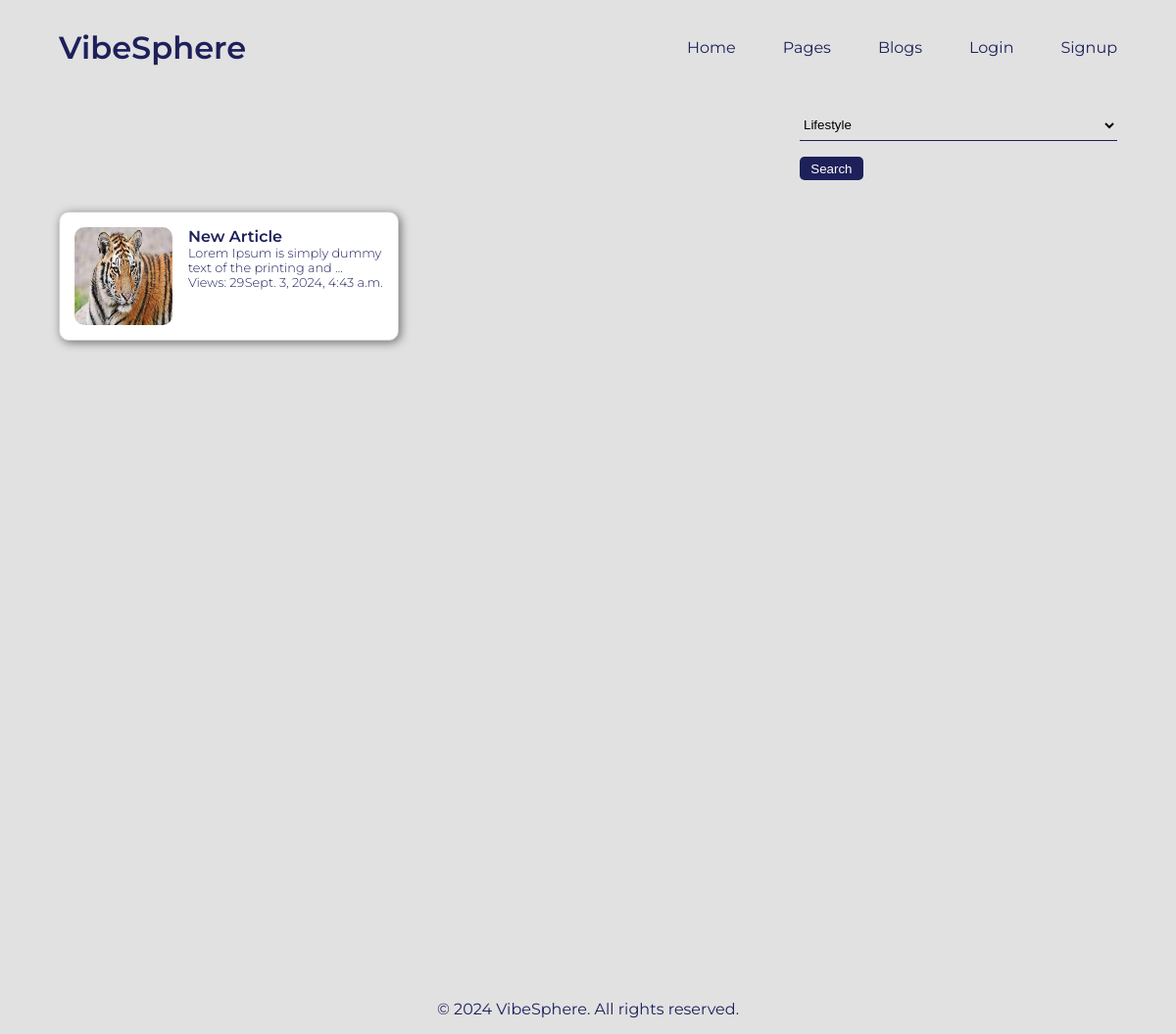
/articles/, run on an earlier commit of the app's database.
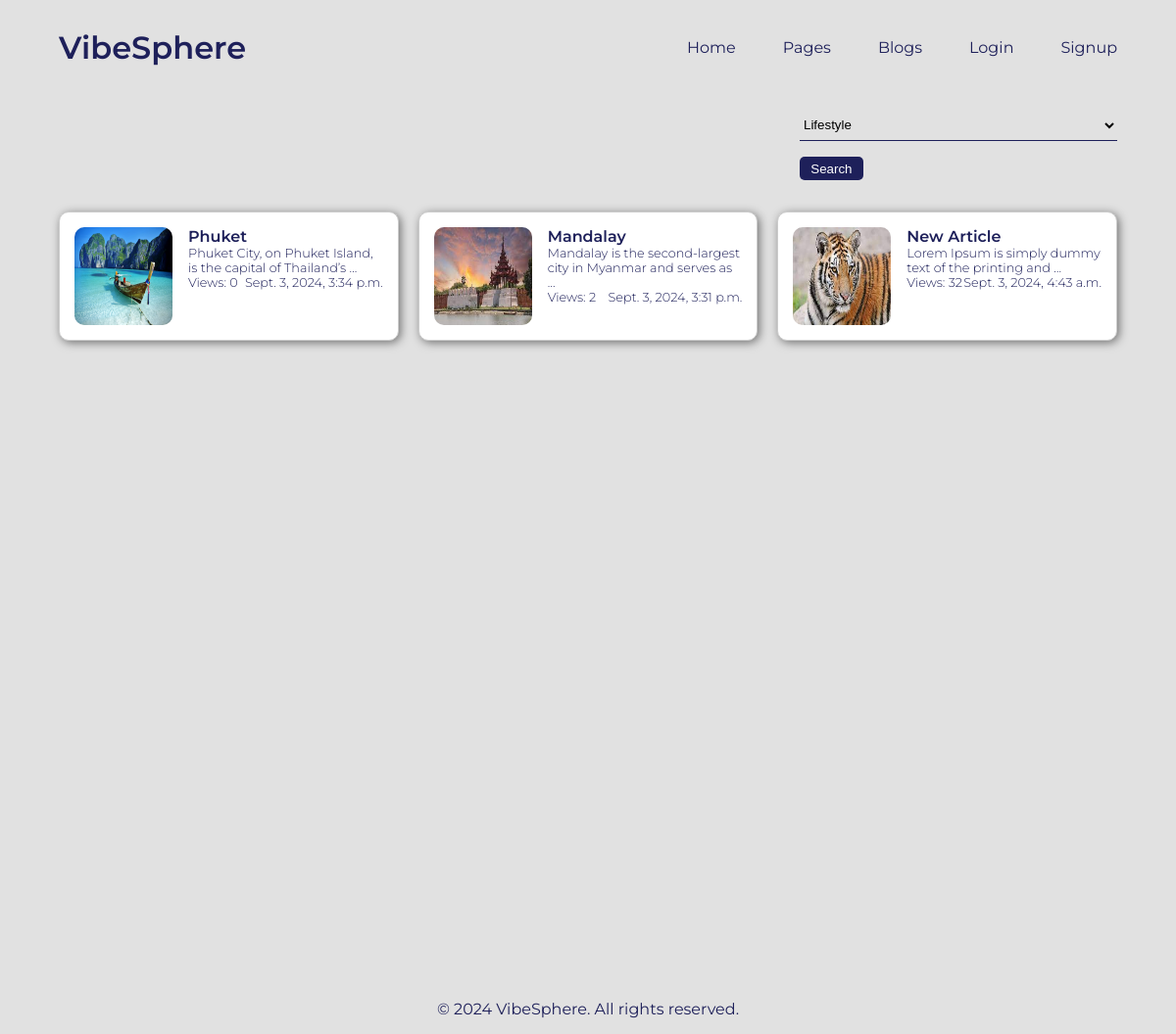
And on a later commit of the database.
### main/models.py (models this page shows, shortened)
class Article(models.Model):
    title = models.CharField(primary_key=True, unique=True, max_length=200)
    page_name = models.ForeignKey(BlogPage, on_delete=models.CASCADE, related_name='articles')
    author = models.ForeignKey(User, on_delete=models.CASCADE)
    created_date = models.DateTimeField(auto_now_add=True)
    updated_date = models.DateTimeField(auto_now=True)
    article_image = models.ImageField(upload_to='article_images/')
    content = models.TextField()
    published_date = models.DateTimeField(blank=True, null=True, auto_now_add=True)
    allow_to_comment = models.BooleanField(default=True)
    view_count = models.IntegerField(default=0)
    category = models.CharField(max_length=50, choices=CATEGORY_CHOICES)

### main/views.py (the view)
# urls.py: path('articles/', views.show_all_articles, name="show_all_articles"),
def show_all_articles(request):
        if request.method == 'POST':
            query = request.POST.get('query')
            categories = Article.objects.values_list('category', flat=True).distinct()
            if query:
                articles = Article.objects.filter(category=query)
            else:
                articles = Article.objects.all()
            context = {
            'query':query,
            'show_navbar': True,
            'articles': articles,
            'categories': categories,
            }
            return render(request, 'articles.html', context)
        else:
            categories = Article.objects.values_list('category', flat=True).distinct()
            articles = Article.objects.all().order_by('-created_date')
            context = {
                'show_navbar': True,
                'articles': articles,
                'is_by_page': False,
                'categories': categories,
            }
        return render(request, 'articles.html', context)

### templates/articles.html (shortened to what this page needs)
{% extends 'main.html' %}
{% load static %}
{% block extra_css %}
<link rel="stylesheet" href="{% static 'css/articles.css' %}" />
{% endblock %}
{% block content %}
<div class="main__container">
    {% if not is_by_page %}
    <div class="page__title__container">
        <div class="article__filter">
            <form method="POST" class="filter__form">
                <p>
                    <select name="query" id="query" class="category__list">
                    {% for category in categories %}
                        <option value="{{category}}" >{{category}}</option>
                    {% endfor %}
                    </select>
                </p>
                <input type="submit" value="Search" class="category__search__btn">
            </form>
        </div>
    </div>
    {% endif %}
    <div class="articles-container">
        {% if is_by_page %}
            {% if articles_by_page %}
                {% for article in articles_by_page %}
                    <div class="article-wrapper">
                        <a class="article-card" href="{% url 'read_article' article.title %}" style="text-decoration: none;">
                            {% if article.article_image %}
                                <img src="{{article.article_image.url}}" alt="{{article.title}}" class="article__img">
                            {% else %}
                                <p>No image available</p>
                            {% endif %}
                            <div class="article-details">
                                <h3 class="article__header">{{ article.title|truncatewords:10  }}</h3>
                                <p class="article__content">{{ article.content|truncatewords:15 }}</p>
                                <p class="article__count">Views: {{ article.view_count }} <span class="article__published">{{ article.published_date }}</span></p>
                            </div>
                        </a>
                        {% if article.author == request.user %}
                            <a href="{% url 'edit_article' article.title %}" class="edit__article">Edit</a>
                        {% endif %}
                    </div>
                {% endfor %}
            {% else %}
                <div class="no__arcticles__container">
                    <p class="no__article__text">This page has no articles to display.</p>
                    <a class="no__article__link" href="{% url 'pages' %}">Click me to bring Back..</a>
                </div>
            {% endif %}
        {% else %}
            {% for article in articles %}
                <div class="article-wrapper">
                    <a class="article-card" href="{% url 'read_article' article.title %}" style="text-decoration: none;">
                        {% if article.article_image %}
                            <img src="{{article.article_image.url}}" alt="{{article.title}}" class="article__img">
                        {% else %}
                            <p>No image available</p>
                        {% endif %}
                        <div class="article-details">
                            <h3 class="article__header">{{ article.title|truncatewords:10  }}</h3>
                            <p class="article__content">{{ article.content|truncatewords:10 }}</p>
                            <p class="article__count">Views: {{ article.view_count }} <span class="article__published">{{ article.published_date }}</span></p>
                        </div>
                    </a>
                </div>
            {% endfor %}
        {% endif %}
    </div>
</div>
{% endblock %}

### templates/main.html (shortened to what this page needs)
{% load static %}
<!DOCTYPE html>
<html lang="en">
  <head>
    <link rel="stylesheet" href="{% static 'css/main.css' %}" />
    <link rel="stylesheet" href="{% static 'css/navbar.css' %}">
    <link rel="stylesheet" href="{% static 'css/footer.css' %}">
    {% block extra_css %}{% endblock %}
  </head>
  <body>
    {% if show_navbar %}
      {% include 'navbar.html' %}
    {% endif %}
    {% block content %}{% endblock %}
    {% if show_navbar %}
      {% include 'footer.html' %}
    {% endif %}
  </body>
</html>

### templates/navbar.html
<nav class="nav__container">
  <a href="{% url 'welcome' %}" class="logo">VibeSphere</a>
  <ul class="nav__list__container">
    <li class="nav__list">
      <a href="{% url 'welcome' %}" class="nav__list__item">Home</a>
    </li>
    <li class="nav__list">
      <a href="{% url 'pages' %}" class="nav__list__item">Pages</a>
    </li>
    <li class="nav__list">
      <a href="{% url 'show_all_articles' %}" class="nav__list__item">Blogs</a>
    </li>
    {% if user.is_authenticated %}
      <li class="nav__list">
        <a href="{% url 'create' %}" class="nav__list__item">Create</a>
      </li>
      <li class="nav__list">
        <a href="{% url 'logout' %}" class="nav__list__item">Logout</a>
      </li>
    {% else %}
      <li class="nav__list">
        <a href="{% url 'login' %}" class="nav__list__item">Login</a>
      </li>
      <li class="nav__list">
        <a href="{% url 'register' %}" class="nav__list__item">Signup</a>
      </li>
    {% endif %}
  </ul>
</nav>

### templates/footer.html
<div class="footer__container">
    <p>© 2024 VibeSphere. All rights reserved.</p>
</div>

### static/css/main.css (style rules this page uses)
* { margin: 0; padding: 0; box-sizing: border-box; }
body { background-color: #e1e1e1; font-family: "Montserrat", sans-serif; display: flex; flex-direction: column; margin-bottom: 10rem; }

### static/css/navbar.css (style rules this page uses)
.nav__container { display: flex; justify-content: space-between; align-items: center; width: 90%; height: 12vh; margin: auto; }
.logo { font-size: 2rem; font-weight: 600; color: #1E205A; text-decoration: none; }
.nav__list__container { list-style: none; display: flex; gap: 3rem; }
.nav__list { margin: 0; }
.nav__list__item { text-decoration: none; color: #1E205A; font-weight: 400; font-size: 1rem; }

### static/css/footer.css (style rules this page uses)
.footer__container { margin-top: auto; width: 100%; background-color: #e1e1e1; color: #1E205A; text-align: center; padding: 1rem 0; bottom: 0; left: 0; position: fixed; }

### static/css/articles.css (style rules this page uses)
.main__container { width: 90%; height: 100vh; margin: auto; }
.page__title__container { display: flex; justify-content: space-between; align-items: flex-start; width: 100% }
.article__filter { width: 30%; margin-left: auto; margin-top: 1rem; }
.article__filter p { display: flex; flex-direction: column; gap: 10px; }
.category__list { border: none; border-bottom: 1px solid #1E205A; background-color: transparent; width: 100%; height: 2rem; outline: none; }
.category__search__btn { margin-top: 1rem; width: 20%; height: 1.5rem; background-color: #1E205A; border: none; border-radius: 5px; color: #ffffff; cursor: pointer; }
.category__list { width: 100%; }
.articles-container { margin-top: 2rem; width: 100%; display: grid; grid-template-columns: repeat(3, 1fr); gap: 20px; }
.article-wrapper { display: flex; flex-direction: column; justify-content: space-between; height: 100%; }
.article-card { text-decoration: none; display: flex; justify-content: space-between; align-items: flex-start; background-color: #ffffff; border: 1px solid #ccc; padding: 15px; border-radius: 10px; box-shadow: 2px 2px 10px rgba(0, 0, 0, 0.5); flex-grow: 1; }
.article__img { width: 100px; height: 100px; border-radius: 10px; }
.article-details { margin-left: 1rem; flex-grow: 1; }
.article__header, .article__content, .article__count { text-decoration: none; color: #1E205A; }
.article__header { font-size: 1rem; font-weight: 600; }
.article__content, .article__count { font-weight: 300; font-size: .8rem; }
.article__published { float: right; }

What changed in the data, as far as the page shows it:
added Article: article_image (picture), title "Phuket", content "Phuket City, on Phuket Island, is the capital of Thailand’s …", view_count "0", published_date "Sept. 3, 2024, 3:34 p.m."
added Article: article_image (picture), title "Mandalay", content "Mandalay is the second-largest city in Myanmar and serves as …", view_count "2", published_date "Sept. 3, 2024, 3:31 p.m."
changed Article "New Article": view_count "29" → "32"
